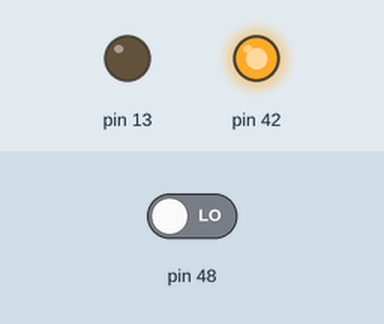
Simulated run of this sketch. Board: Arduino Mega 2560, built with avr-gcc and run on an emulated ATmega2560. Parts: output pins drawn as LEDs (lit = HIGH). Inputs (shaded band) come from the test bench; at power-on: pin 48 LOW. What the sketch prints to the serial monitor is not drawn.

Above: at 1.2 s.
1.3 s: pin 48 driven HIGH
At 1.6 s:
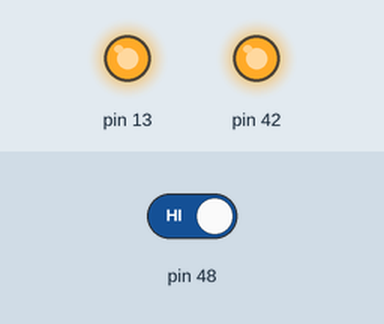
2.8 s: pin 48 driven LOW
At 4.0 s:
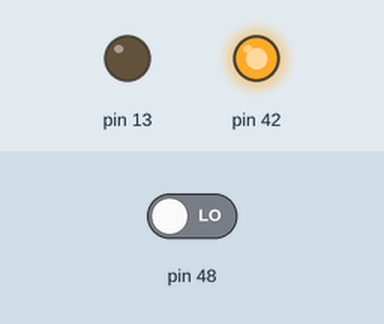
Timing chart, 0 to 5.8 s (numbered marks = the images above; inputs shaded):
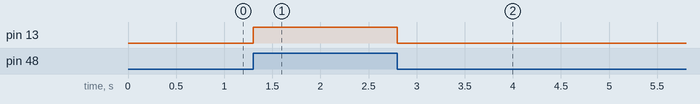

Measured:
- after the input at 1.3 s, pin 13: LOW → HIGH at once
- after the input at 2.8 s, pin 13: HIGH → LOW at once

The sketch:

igvc_switch.ino
```cpp
/*
  Attach button to pin 48.
 */

// the setup routine runs once when you press reset:
void setup() {
  // initialize serial communication at 9600 bits per second:
  Serial.begin(9600);
  pinMode(48, INPUT);
  pinMode(42, OUTPUT);
  pinMode(13, OUTPUT);
  digitalWrite(42, HIGH);
}

// the loop routine runs over and over again forever:
void loop() {
  // read the input on pin 48:
  int switchValue = digitalRead(48);
  // print out the value you read:
  digitalWrite(13, switchValue);
  Serial.println(switchValue);
  //digitalWrite(13, 0);
  //digitalWrite(42, 0);
  delay(1);        // delay in between reads for stability
}
```
